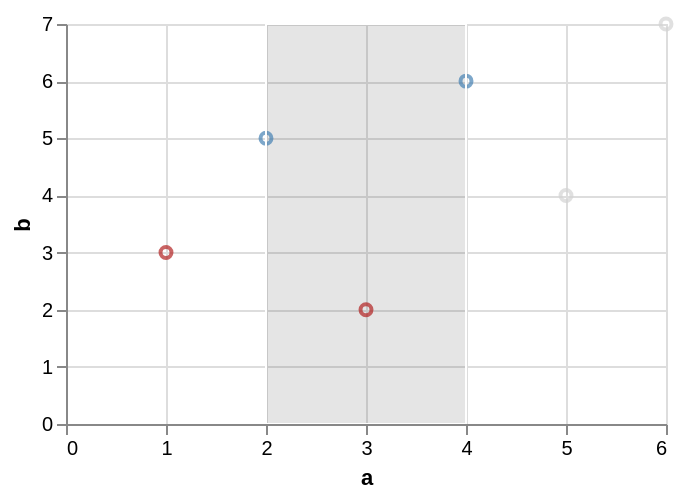

The specification (Vega-Lite) saved for this image:
### Vega-Lite specification from a JSON file in a GitHub repository (floating-point values rounded to 4 significant figures)
{"$schema": "https://vega.github.io/schema/vega-lite/v6.json", "data": {"values": [{"a": 1, "b": 3, "c": "x", "d": "2020-01-01"}, {"a": 2, "b": 5, "c": "y", "d": "2020-03-01"}, {"a": 3, "b": 2, "c": "x", "d": "2020-06-01"}, {"a": 4, "b": 6, "c": "z", "d": "2020-09-01"}, {"a": 5, "b": 4, "c": "y", "d": "2021-01-01"}, {"a": 6, "b": 7, "c": "z", "d": "2021-04-01"}]}, "width": 300, "height": 200, "params": [{"name": "p1", "select": {"type": "point", "fields": ["c"]}, "value": [{"c": "x"}]}, {"name": "b1", "select": {"type": "interval", "encodings": ["x"]}, "value": {"x": [2, 4]}}], "mark": "point", "encoding": {"x": {"field": "a", "type": "quantitative"}, "y": {"field": "b", "type": "quantitative"}, "color": {"condition": [{"param": "p1", "empty": false, "value": "firebrick"}, {"param": "b1", "empty": false, "value": "steelblue"}], "value": "lightgray"}}}
